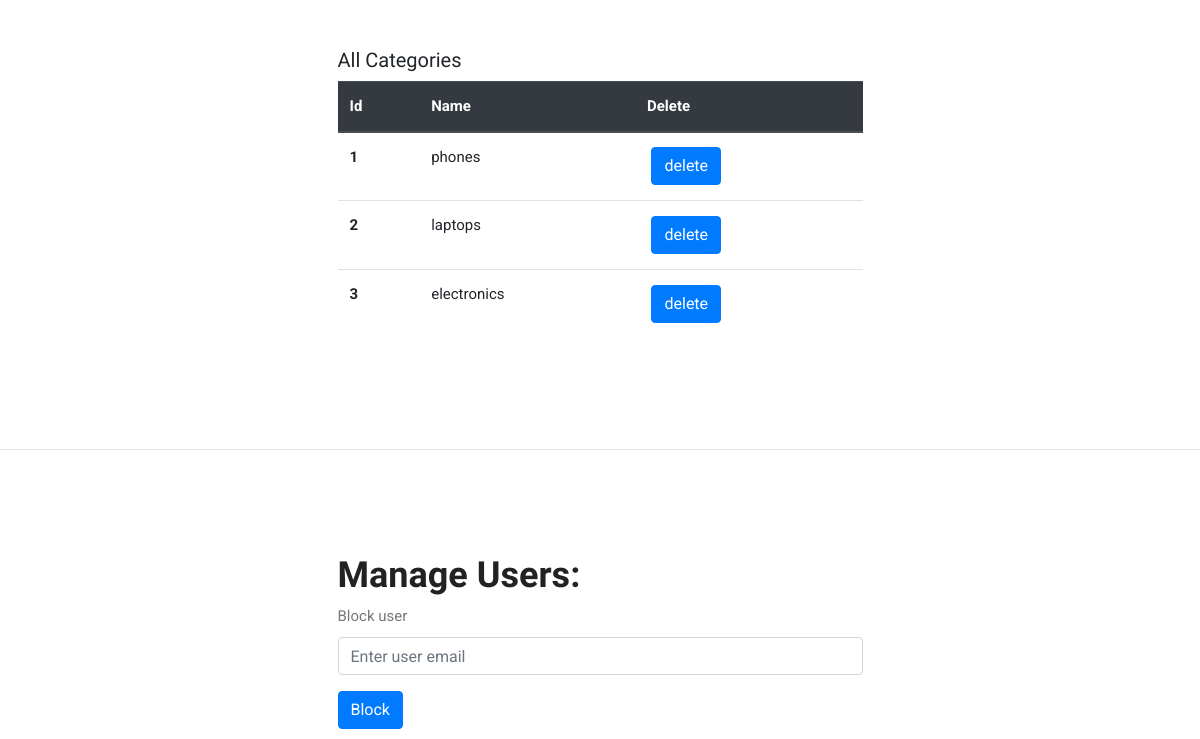
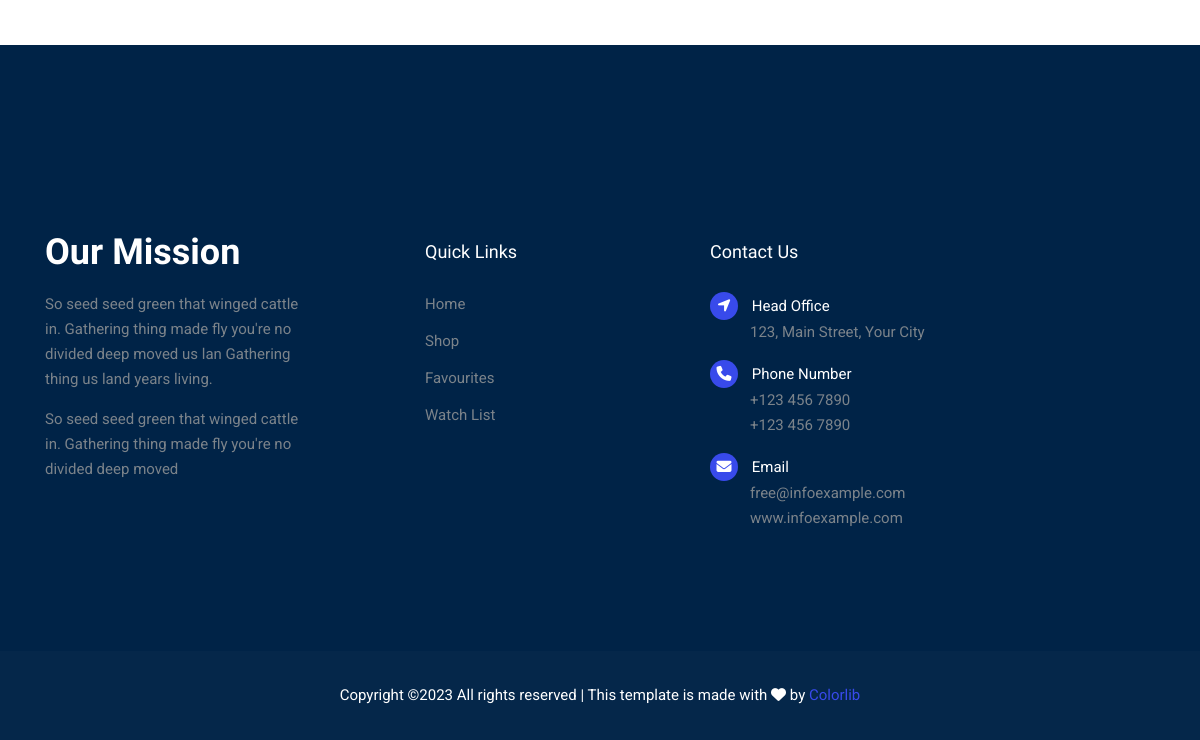
The app's page /views/admin.php (signed in, lower part), older data (2 pictures, top to bottom).
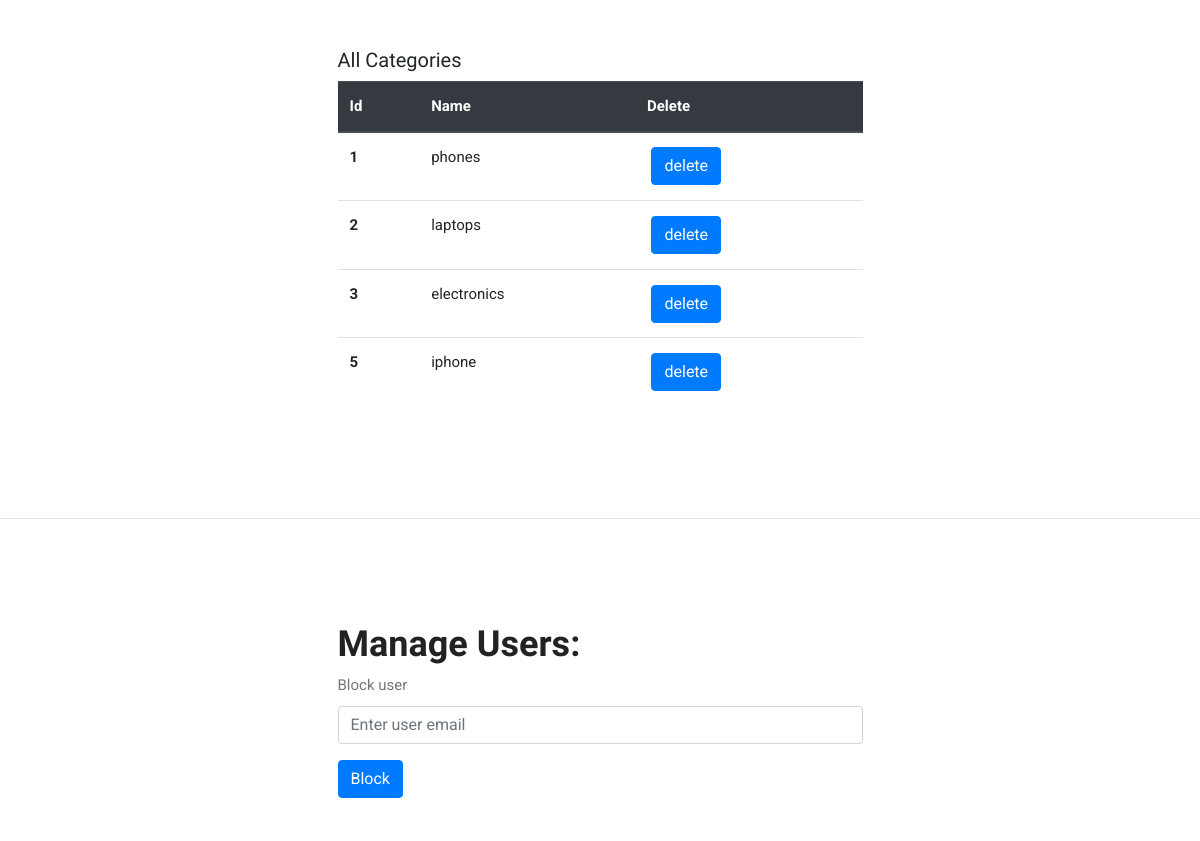
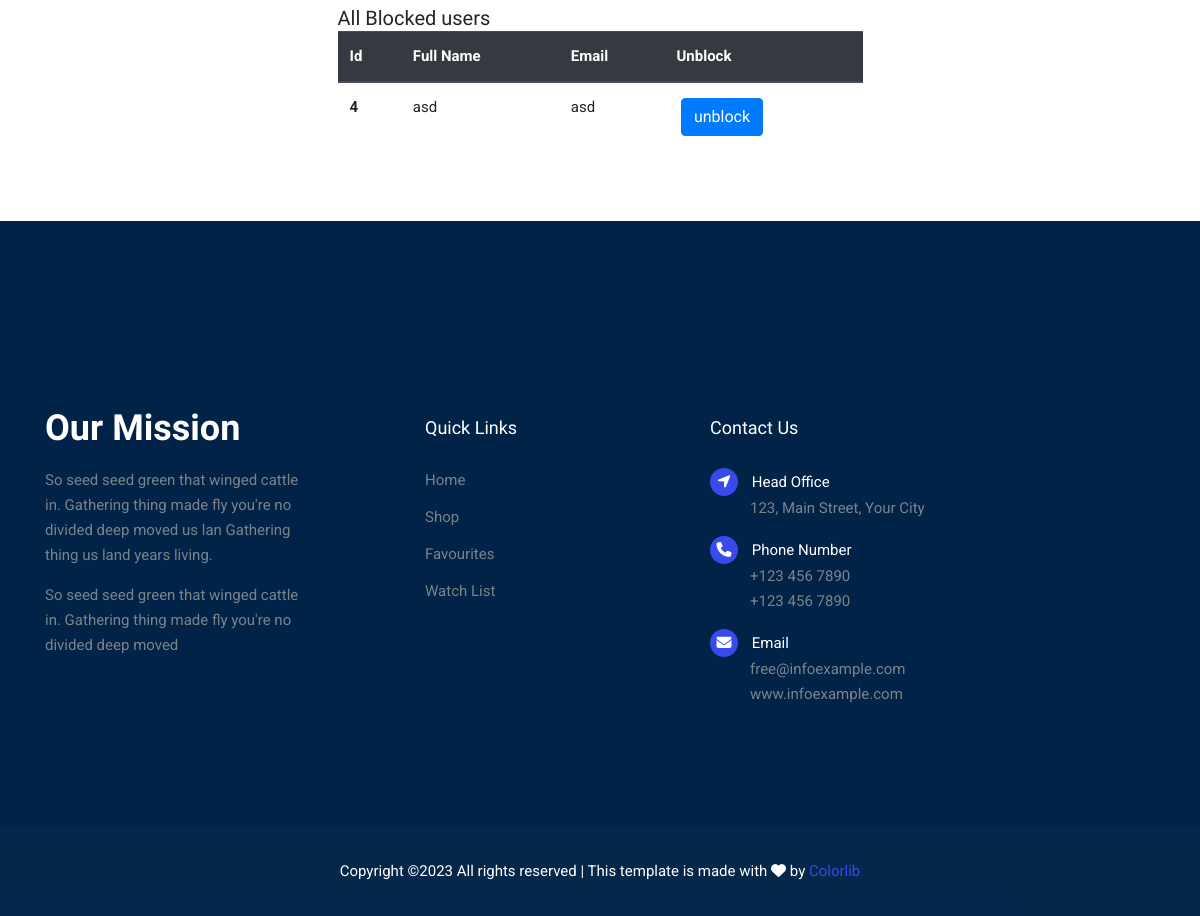
The same page, newer data (2 pictures, top to bottom).
### tables this page shows
CREATE TABLE `category` (
  `id` int(11) NOT NULL,
  `name` varchar(50) NOT NULL
);

CREATE TABLE `user` (
  `id` int(11) NOT NULL,
  `fullname` varchar(20) NOT NULL,
  `username` varchar(20) NOT NULL,
  `email` varchar(20) NOT NULL,
  `password` longtext NOT NULL,
  `phone` varchar(20) NOT NULL,
  `address` varchar(20) DEFAULT NULL,
  `blocked` tinyint(1) NOT NULL DEFAULT 0,
  `role_id` int(11) NOT NULL
);

### Controller/ProductController.php (called while the page is built, shortened)
<?php
require_once 'DBController.php';
class ProductController
{
   public function getCategories()
   {
      $this->db = new DBController;
      if ($this->db->openConnection()) {
         $query = "SELECT
            category.*,
            COUNT(product.id) as categoryQuantity
          FROM
            category
          LEFT JOIN
            product
          ON
            category.id = product.category_id
          GROUP BY
            category.id;";
         return $this->db->select($query);
      } else {
         echo "Error in Database Connection";
         return false;
      }
   }
}

### Controller/DBController.php (called while the page is built, shortened)
<?php
class DBController
{
    public $dbHost = "localhost";
    public $dbUser = "root";
    public $dbPassword = "";
    public $dbName = "ecommerce";
    public $connection;
    public function openConnection()
    {
        $this->connection = new mysqli($this->dbHost, $this->dbUser, $this->dbPassword, $this->dbName);
        if ($this->connection->connect_error) {
            echo " Error in Connection : " . $this->connection->connect_error;
            return false;
        } else {
            return true;
        }
    }
    public function select($qry)
    {
        $result = $this->connection->query($qry);
        if (!$result) {
            echo "Error : " . mysqli_error($this->connection);
            return false;
        } else {
            return $result->fetch_all(MYSQLI_ASSOC);
        }
    }
}

### Controller/AdminController.php (called while the page is built, shortened)
<?php
require_once 'DBController.php';
class AdminController
{
    public function getBlockUsers()
    {
       $this->db = new DBController;
       if ($this->db->openConnection()) {
          $query = "select * FROM user WHERE user.blocked = 1";
          return $this->db->select($query);
       } else {
          echo "Error in Database Connection";
          return false;
       }
    }
}

### Views/admin.php (the view, shortened to what this page needs)
<?php
require_once '../Controller/AdminController.php';
require_once '../Controller/ProductController.php';
?>
<?php
$adminC = new AdminController;
$productController = new ProductController;
?>
<?php
require_once 'layout/header.php';
?>
<section class="cart_area">
  <div class="container">
    <div class="col-6 mx-auto">
      <?php
      if ($productController->getCategories()) {
        $categories = $productController->getCategories();
      ?>
        <div class="mt-5">
          <h4 class="table mb-2">All Categories</h4>
          <table class="table ">
            <thead class="thead-dark">
              <tr>
                <th scope="col">Id</th>
                <th scope="col">Name</th>
                <th scope="col-2">Delete</th>
              </tr>
            </thead>
            <tbody>
              <?php
              foreach ($categories as $category) {
              ?>
                <tr>
                  <th><?php echo $category['id'] ?></th>
                  <td><?php echo $category['name'] ?></td>
                  <td>
                    <form method="post" action="admin.php">
                      <span class="badge rounded-pill"><button type="submit" class="btn btn-primary">delete</button></span>
                    </form>
                  </td>
                </tr>
              <?php
              }
              ?>
            </tbody>
          </table>
        </div>
      <?php
      }
      ?>
    </div>
  </div>
  <br />
</section>
<hr />
<section class="cart_area">
  <div class="container">
    <div class="col-6 mx-auto">
      <h2 class="mb-2">Manage Users:</h2>
      <form method="post" action="admin.php">
        <div class="form-group">
          <label for="exampleInputEmail1">Block user</label>
          <input type="text" class="form-control" id="exampleInputEmail1" name="blockUser" aria-describedby="emailHelp" placeholder="Enter user email">
        </div>
        <button type="submit" class="btn btn-primary">Block</button>
      </form>
      <?php
      if ($adminC->getBlockUsers()) {
        $blockedUsers = $adminC->getBlockUsers();
      ?>
        <div class="mt-5">
          <h4 class="table m-0">All Blocked users</h4>
          <table class="table ">
            <thead class="thead-dark">
              <tr>
                <th scope="col">Id</th>
                <th scope="col">Full Name</th>
                <th scope="col">Email</th>
                <th scope="col">Unblock</th>
              </tr>
            </thead>
            <tbody>
              <?php
              foreach ($blockedUsers as $user) {
              ?>
                <tr>
                  <th><?php echo $user['id'] ?></th>
                  <td><?php echo $user['fullname'] ?></td>
                  <td><?php echo $user['email'] ?></td>
                  <td>
                    <form method="post" action="admin.php">
                      <span class="badge rounded-pill"><button type="submit" class="btn btn-primary">unblock</button></span>
                    </form>
                  </td>
                </tr>
              <?php
              }
              ?>
            </tbody>
          </table>
        </div>
      <?php
      }
      ?>
    </div>
  </div>
</section>
<?php
require_once 'layout/footer.php';
?>

Row changes from the older to the newer data that the page shows:
added category: id "5", name "iphone"
added user: id "4", fullname "asd", email "asd"
Text that changed along with them:
text now shown: "All Blocked users Id Full Name Email Unblock"
